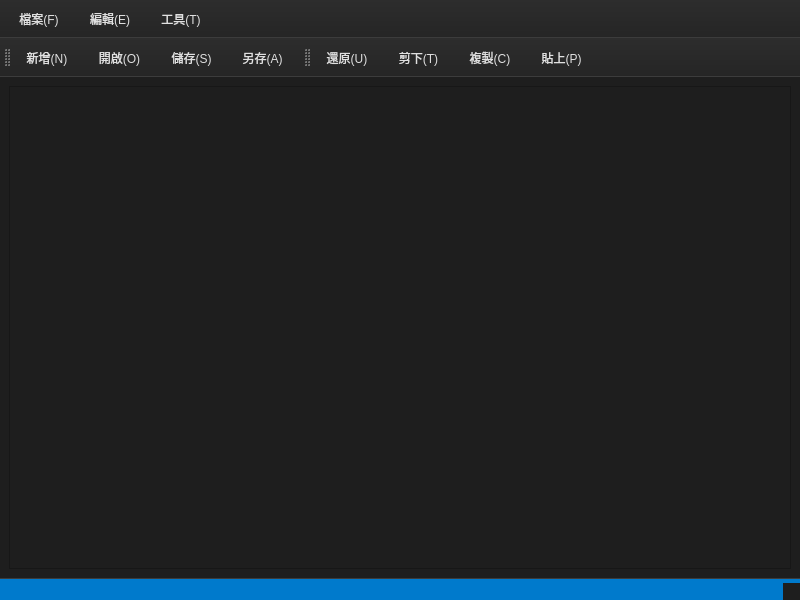
<?xml version="1.0" encoding="UTF-8"?>
<ui version="4.0">
 <class>MainWindow</class>
 <widget class="QMainWindow" name="MainWindow">
  <property name="geometry">
   <rect>
    <x>0</x>
    <y>0</y>
    <width>800</width>
    <height>600</height>
   </rect>
  </property>
  <property name="windowTitle">
   <string>MainWindow</string>
  </property>
  <property name="styleSheet">
   <string notr="true">QMainWindow {
    background-color: #1e1e1e;
}

QWidget {
    background-color: #1e1e1e;
    color: #e0e0e0;
}

QMenuBar {
    background-color: qlineargradient(x1:0, y1:0, x2:0, y2:1, stop:0 #2d2d2d, stop:1 #252525);
    border-bottom: 1px solid #3c3c3c;
    padding: 2px;
    spacing: 3px;
    color: #e0e0e0;
}

QMenuBar::item {
    background: transparent;
    padding: 6px 12px;
    border-radius: 4px;
    margin: 2px;
    color: #e0e0e0;
}

QMenuBar::item:selected {
    background-color: #0078d4;
    color: white;
}

QMenuBar::item:pressed {
    background-color: #005a9e;
    color: white;
}

QMenu {
    background-color: #2d2d2d;
    border: 1px solid #3c3c3c;
    border-radius: 6px;
    padding: 6px;
    color: #e0e0e0;
}

QMenu::item {
    padding: 8px 30px 8px 20px;
    border-radius: 4px;
    margin: 2px;
    color: #e0e0e0;
}

QMenu::item:selected {
    background-color: #0078d4;
    color: white;
}

QMenu::separator {
    height: 1px;
    background: #3c3c3c;
    margin: 6px 10px;
}

QToolBar {
    background-color: qlineargradient(x1:0, y1:0, x2:0, y2:1, stop:0 #2d2d2d, stop:1 #252525);
    border-bottom: 1px solid #3c3c3c;
    padding: 4px;
    spacing: 4px;
}

QToolBar::separator {
    width: 1px;
    background: #3c3c3c;
    margin: 4px 8px;
}

QToolButton {
    background: transparent;
    border: 1px solid transparent;
    border-radius: 4px;
    padding: 4px 8px;
    color: #e0e0e0;
}

QToolButton:hover {
    background-color: #3c3c3c;
    border: 1px solid #0078d4;
}

QToolButton:pressed {
    background-color: #4a4a4a;
}

QStatusBar {
    background-color: #007acc;
    color: white;
    border-top: 1px solid #3c3c3c;
}</string>
  </property>
  <widget class="QWidget" name="centralwidget">
   <layout class="QHBoxLayout" name="horizontalLayout">
    <item>
     <widget class="QTextEdit" name="textEdit">
      <property name="html">
       <string>&lt;!DOCTYPE HTML PUBLIC &quot;-//W3C//DTD HTML 4.0//EN&quot; &quot;http://www.w3.org/TR/REC-html40/strict.dtd&quot;&gt;
&lt;html&gt;&lt;head&gt;&lt;meta name=&quot;qrichtext&quot; content=&quot;1&quot; /&gt;&lt;meta charset=&quot;utf-8&quot; /&gt;&lt;style type=&quot;text/css&quot;&gt;
p, li { white-space: pre-wrap; }
hr { height: 1px; border-width: 0; }
li.unchecked::marker { content: &quot;\2610&quot;; }
li.checked::marker { content: &quot;\2612&quot;; }
&lt;/style&gt;&lt;/head&gt;&lt;body style=&quot; font-family:'Microsoft JhengHei UI'; font-size:9pt; font-weight:400; font-style:normal;&quot;&gt;
&lt;p style=&quot;-qt-paragraph-type:empty; margin-top:0px; margin-bottom:0px; margin-left:0px; margin-right:0px; -qt-block-indent:0; text-indent:0px;&quot;&gt;&lt;br /&gt;&lt;/p&gt;&lt;/body&gt;&lt;/html&gt;</string>
      </property>
     </widget>
    </item>
   </layout>
  </widget>
  <widget class="QMenuBar" name="menubar">
   <property name="geometry">
    <rect>
     <x>0</x>
     <y>0</y>
     <width>800</width>
     <height>36</height>
    </rect>
   </property>
   <widget class="QMenu" name="menu">
    <property name="title">
     <string>檔案(F)</string>
    </property>
    <addaction name="actionNew"/>
    <addaction name="actionOpen"/>
    <addaction name="actionClose"/>
    <addaction name="separator"/>
    <addaction name="actionSave"/>
    <addaction name="actionASave"/>
    <addaction name="separator"/>
    <addaction name="actionQuit"/>
   </widget>
   <widget class="QMenu" name="menu_2">
    <property name="title">
     <string>編輯(E)</string>
    </property>
    <addaction name="actionUndo"/>
    <addaction name="actionCuT"/>
    <addaction name="actionCopy"/>
    <addaction name="actionAll"/>
    <addaction name="actionPaste"/>
   </widget>
   <widget class="QMenu" name="menuTools">
    <property name="title">
     <string>工具(T)</string>
    </property>
    <addaction name="actionOptions"/>
    <addaction name="actionFont"/>
    <addaction name="separator"/>
    <addaction name="actionTheme"/>
    <addaction name="actionLanguage"/>
    <addaction name="separator"/>
    <addaction name="actionCalculator"/>
    <addaction name="actionCalendar"/>
   </widget>
   <addaction name="menu"/>
   <addaction name="menu_2"/>
   <addaction name="menuTools"/>
  </widget>
  <widget class="QStatusBar" name="statusbar"/>
  <widget class="QToolBar" name="toolBar">
   <property name="windowTitle">
    <string>toolBar</string>
   </property>
   <attribute name="toolBarArea">
    <enum>TopToolBarArea</enum>
   </attribute>
   <attribute name="toolBarBreak">
    <bool>false</bool>
   </attribute>
   <addaction name="actionNew"/>
   <addaction name="actionOpen"/>
   <addaction name="actionSave"/>
   <addaction name="actionASave"/>
  </widget>
  <widget class="QToolBar" name="toolBar_2">
   <property name="windowTitle">
    <string>toolBar_2</string>
   </property>
   <attribute name="toolBarArea">
    <enum>TopToolBarArea</enum>
   </attribute>
   <attribute name="toolBarBreak">
    <bool>false</bool>
   </attribute>
   <addaction name="actionUndo"/>
   <addaction name="actionCuT"/>
   <addaction name="actionCopy"/>
   <addaction name="actionPaste"/>
  </widget>
  <action name="actionNew">
   <property name="icon">
    <iconset>
     <normaloff>images/new.png</normaloff>images/new.png</iconset>
   </property>
   <property name="text">
    <string>新增(N)</string>
   </property>
   <property name="shortcut">
    <string>Ctrl+N</string>
   </property>
  </action>
  <action name="actionOpen">
   <property name="icon">
    <iconset>
     <normaloff>images/copy.png</normaloff>images/copy.png</iconset>
   </property>
   <property name="text">
    <string>開啟(O)</string>
   </property>
   <property name="shortcut">
    <string>Ctrl+O</string>
   </property>
  </action>
  <action name="actionClose">
   <property name="text">
    <string>關閉(C)</string>
   </property>
  </action>
  <action name="actionSave">
   <property name="icon">
    <iconset>
     <normaloff>images/save.png</normaloff>images/save.png</iconset>
   </property>
   <property name="text">
    <string>儲存(S)</string>
   </property>
   <property name="shortcut">
    <string>Ctrl+S</string>
   </property>
  </action>
  <action name="actionASave">
   <property name="icon">
    <iconset>
     <normaloff>images/asave.png</normaloff>images/asave.png</iconset>
   </property>
   <property name="text">
    <string>另存(A)</string>
   </property>
  </action>
  <action name="actionQuit">
   <property name="text">
    <string>退出(X)</string>
   </property>
  </action>
  <action name="actionUndo">
   <property name="icon">
    <iconset>
     <normaloff>images/undo.png</normaloff>images/undo.png</iconset>
   </property>
   <property name="text">
    <string>還原(U)</string>
   </property>
   <property name="shortcut">
    <string>Ctrl+Z</string>
   </property>
  </action>
  <action name="actionCuT">
   <property name="icon">
    <iconset>
     <normaloff>images/cut.png</normaloff>images/cut.png</iconset>
   </property>
   <property name="text">
    <string>剪下(T)</string>
   </property>
   <property name="shortcut">
    <string>Ctrl+X</string>
   </property>
  </action>
  <action name="actionCopy">
   <property name="icon">
    <iconset>
     <normaloff>images/copy.png</normaloff>images/copy.png</iconset>
   </property>
   <property name="text">
    <string>複製(C)</string>
   </property>
   <property name="shortcut">
    <string>Ctrl+C</string>
   </property>
  </action>
  <action name="actionAll">
   <property name="text">
    <string>全選(A)</string>
   </property>
   <property name="shortcut">
    <string>Ctrl+A</string>
   </property>
  </action>
  <action name="actionPaste">
   <property name="icon">
    <iconset>
     <normaloff>images/paste.png</normaloff>images/paste.png</iconset>
   </property>
   <property name="text">
    <string>貼上(P)</string>
   </property>
   <property name="shortcut">
    <string>Ctrl+V</string>
   </property>
  </action>
  <action name="actionOptions">
   <property name="text">
    <string>選項設定(O)</string>
   </property>
   <property name="shortcut">
    <string>Ctrl+,</string>
   </property>
  </action>
  <action name="actionFont">
   <property name="text">
    <string>字體設定(F)</string>
   </property>
  </action>
  <action name="actionTheme">
   <property name="text">
    <string>主題切換(T)</string>
   </property>
  </action>
  <action name="actionLanguage">
   <property name="text">
    <string>語言設定(L)</string>
   </property>
  </action>
  <action name="actionCalculator">
   <property name="text">
    <string>計算機(C)</string>
   </property>
  </action>
  <action name="actionCalendar">
   <property name="text">
    <string>日曆(D)</string>
   </property>
  </action>
 </widget>
 <resources/>
 <connections/>
</ui>
